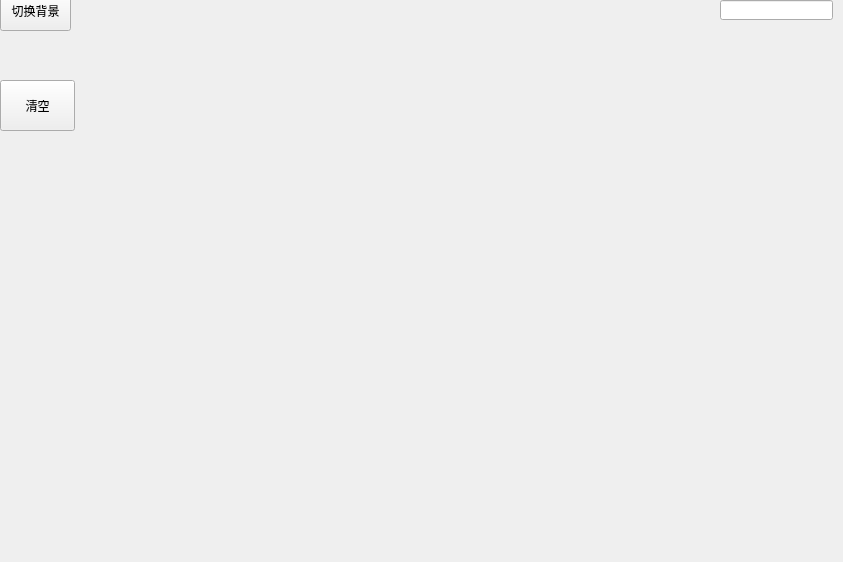
<?xml version="1.0" encoding="UTF-8"?>
<ui version="4.0">
 <class>Game_1</class>
 <widget class="QWidget" name="Game_1">
  <property name="geometry">
   <rect>
    <x>0</x>
    <y>0</y>
    <width>843</width>
    <height>562</height>
   </rect>
  </property>
  <property name="windowTitle">
   <string>Form</string>
  </property>
  <widget class="QPushButton" name="btn_update">
   <property name="geometry">
    <rect>
     <x>0</x>
     <y>-10</y>
     <width>71</width>
     <height>41</height>
    </rect>
   </property>
   <property name="text">
    <string>切换背景</string>
   </property>
  </widget>
  <widget class="QPushButton" name="clear_btn">
   <property name="geometry">
    <rect>
     <x>0</x>
     <y>80</y>
     <width>75</width>
     <height>51</height>
    </rect>
   </property>
   <property name="text">
    <string>清空</string>
   </property>
  </widget>
  <widget class="QLineEdit" name="lineEdit">
   <property name="geometry">
    <rect>
     <x>720</x>
     <y>0</y>
     <width>113</width>
     <height>20</height>
    </rect>
   </property>
  </widget>
 </widget>
 <resources/>
 <connections/>
</ui>
